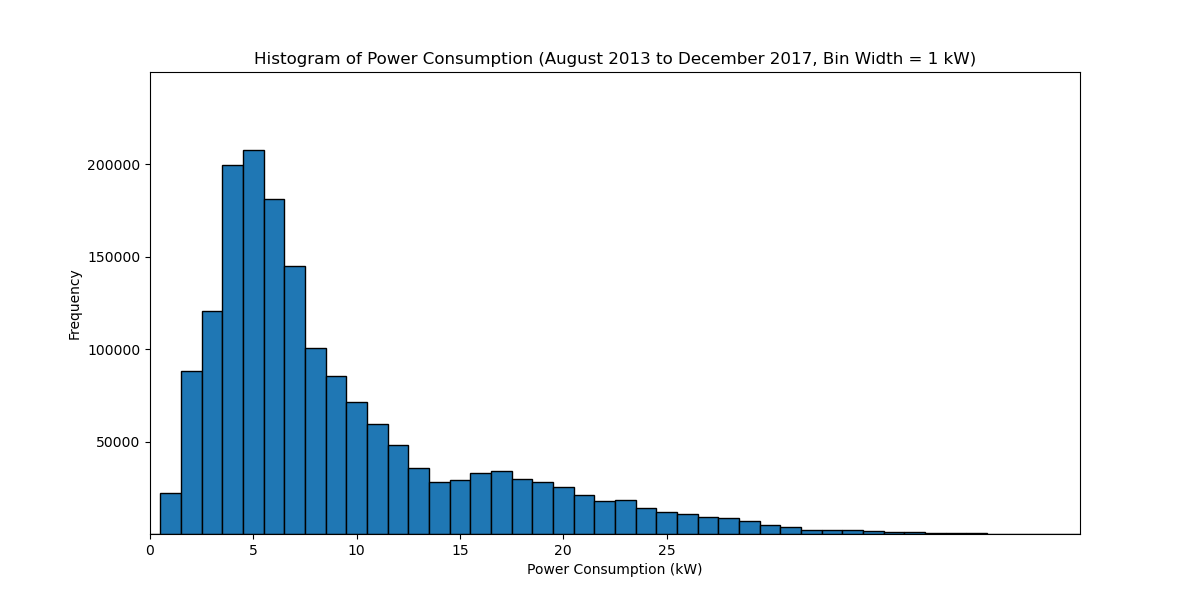

The Python source for this figure:
import pandas as pd
import matplotlib.pyplot as plt
import numpy as np

file_path = r"C:\Users\91878\Downloads\energy_dataset\energy_dataset\library_build_mains.csv"
df = pd.read_csv(file_path)
df['timestamp'] = pd.to_datetime(df['timestamp'], unit='s', utc=True)
df['timestamp'] = df['timestamp'].dt.tz_convert('Asia/Kolkata')
selected_data = df[(df['timestamp'] >= '2013-08-01') & (df['timestamp'] <= '2017-12-31')].copy()
selected_data['power_kw'] = selected_data['power'] / 1000.0

bin_edges = np.arange(int(selected_data['power_kw'].min()) - 0.5, int(selected_data['power_kw'].max()) + 1.5, 1)
plt.figure(figsize=(12, 6))
plt.hist(selected_data['power_kw'], bins=bin_edges, edgecolor='black')
plt.xticks(np.arange(0, 30, 5))
plt.yticks([50000,100000,150000,200000])
plt.xlim(0, 45)
plt.ylim(0, 250000)  
plt.xlabel('Power Consumption (kW)')
plt.ylabel('Frequency')
plt.title('Histogram of Power Consumption (August 2013 to December 2017, Bin Width = 1 kW)')
plt.show()
